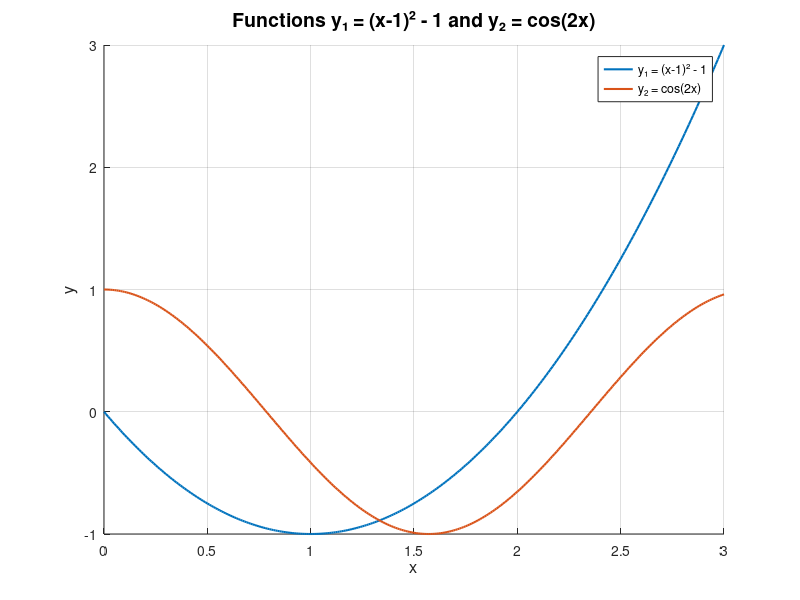

MATLAB code to generate this figure: (Note: this script raises an error after producing the figure.)
clear all, clc

% Define the functions and their derivatives
y1 = @(x) (x-1).^2 - 1;     % y₁ = (x-1)² - 1
dy1 = @(x) 2.*(x-1);        % Derivative of y₁

y2 = @(x) cos(2*x);         % y₂ = cos(2x)
dy2 = @(x) -2*sin(2*x);     % Derivative of y₂

% Set the interval for search
x = 0:0.01:3;

% Plot both functions to visualize the intersection points
figure;
hold on;
plot(x, y1(x), 'LineWidth', 1.5);
plot(x, y2(x), 'LineWidth', 1.5);
hold off;
grid on;
title('Functions y₁ = (x-1)² - 1 and y₂ = cos(2x)', 'FontSize', 14);
xlabel('x', 'FontSize', 12);
ylabel('y', 'FontSize', 12);
legend('y₁ = (x-1)² - 1', 'y₂ = cos(2x)', 'Location', 'best');

% Visual inspection shows there are two intersection points in [0,3]
% Let's find both using Newton's method with different initial guesses

% Find the intersection point
initial_guess1 = 0.5;  % Initial guess based on visual inspection
intersection1 = newtons_method(@(x) y2(x) - y1(x), @(x) dy2(x) - dy1(x), initial_guess1);

% Display results
fprintf('First intersection point: x = %.8f, y = %.8f\n', intersection1, y1(intersection1));

% Plot the result with intersection points marked
figure;
hold on;
plot(x, y1(x), 'LineWidth', 1.5);
plot(x, y2(x), 'LineWidth', 1.5);
plot(intersection1, y1(intersection1), 'ro', 'MarkerSize', 8, 'LineWidth', 1.5);
text(intersection1 + 0.1, y1(intersection1), ['(' num2str(intersection1, '%.4f') ', ' num2str(y1(intersection1), '%.4f') ')']);
hold off;
grid on;
title('Intersection of y₁ = (x-1)² - 1 and y₂ = cos(2x)', 'FontSize', 14);
xlabel('x', 'FontSize', 12);
ylabel('y', 'FontSize', 12);
legend('y₁ = (x-1)² - 1', 'y₂ = cos(2x)', 'Intersection Points', 'Location', 'best');

% Newton's Method Implementation
function root = newtons_method(f, df, x0)
    % Set parameters
    TOL = 1e-10;       % Tolerance for convergence
    max_iter = 100;    % Maximum number of iterations
    
    % Initialize
    x_old = x0;
    err = 2*TOL;       % Set initial error to enter the loop
    iter = 0;          % Iteration counter
    
    % Display header for iteration progress
    fprintf('\nNewton''s Method starting with x0 = %.4f\n', x0);
    fprintf('Iteration\t   x_n\t\t   f(x_n)\t\t   Error\n');
    fprintf('----------------------------------------------------------\n');
    
    % Newton's Method iteration
    while (err > TOL) && (iter < max_iter)
        % Compute function value and derivative at current point
        f_val = f(x_old);
        df_val = df(x_old);
        
        % Check if derivative is close to zero to avoid division by zero
        if abs(df_val) < 1e-10
            warning('Derivative is close to zero. Method may not converge.');
            df_val = sign(df_val) * 1e-10;  % Assign a small non-zero value
        end
        
        % Update estimate of root using Newton's formula
        x_new = x_old - f_val / df_val;
        
        % Calculate error
        err = abs(x_new - x_old);
        
        % Display current iteration information
        fprintf('%5d\t\t%10.8f\t%10.8f\t%10.8e\n', iter, x_old, f_val, err);
        
        % Update for next iteration
        x_old = x_new;
        iter = iter + 1;
    end
    
    % Check if maximum iterations reached
    if iter >= max_iter
        warning('Maximum number of iterations reached. Solution may not be accurate.');
    end
    
    % Display final result
    fprintf('----------------------------------------------------------\n');
    fprintf('Converged to root x = %.10f after %d iterations\n', x_old, iter);
    fprintf('Function value at root f(x) = %.10e\n', f(x_old));
    
    % Return the root
    root = x_old;
end